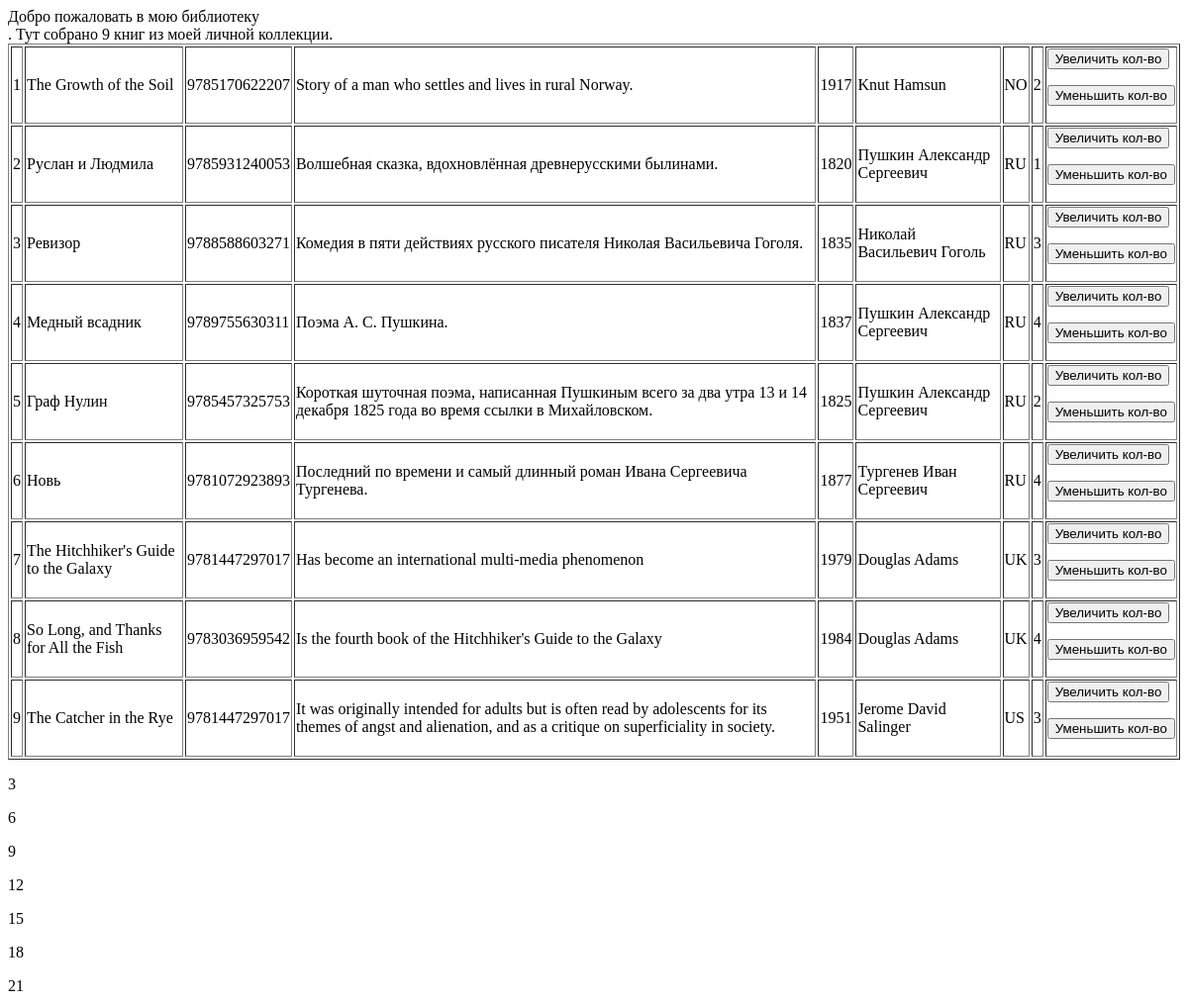
The app's page /index/ (upper part), older data.
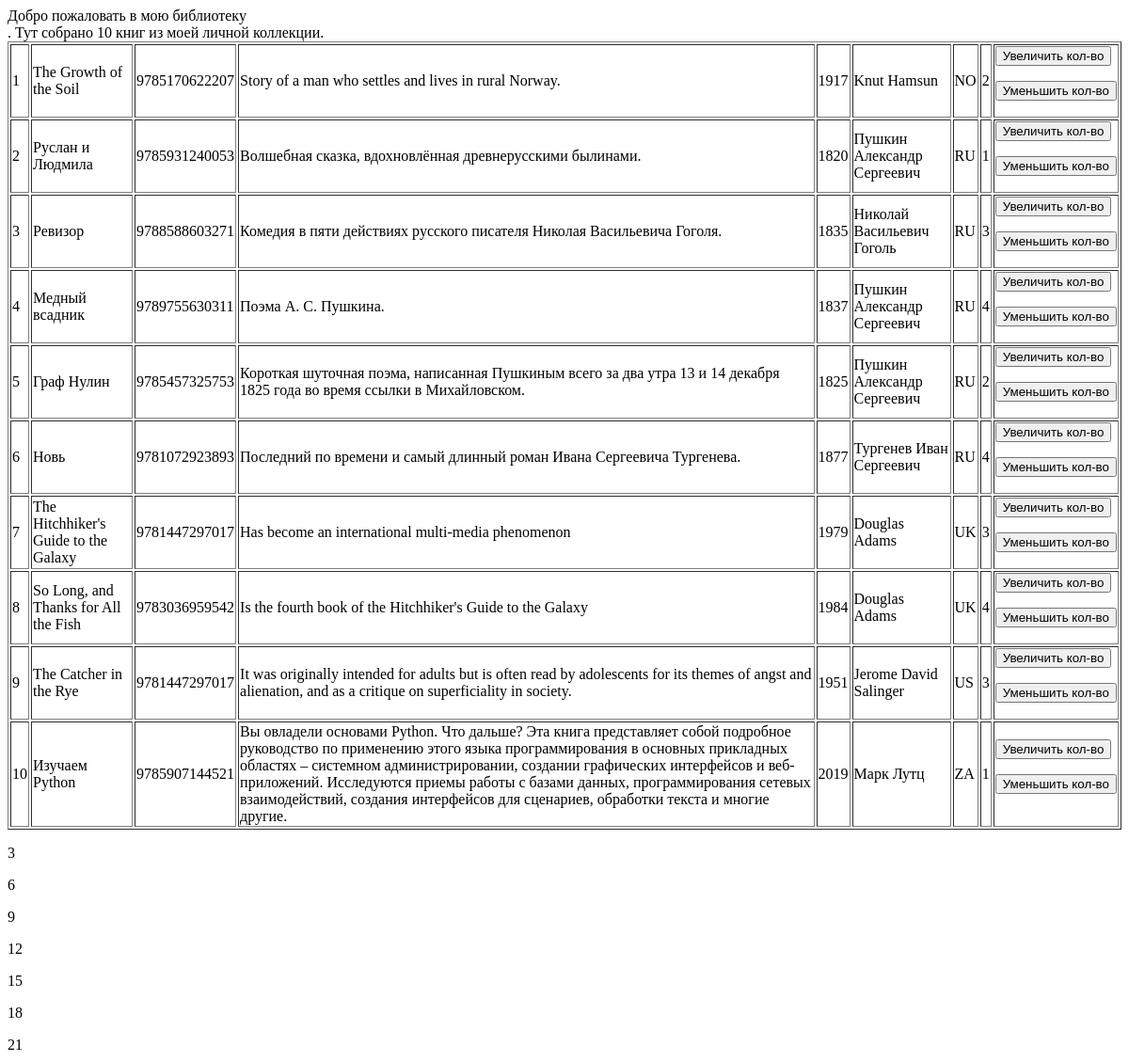
The same page, newer data.
### p_library/models.py (models this page shows, shortened)
class Book(models.Model):
    ISBN = models.CharField(max_length=13)
    title = models.TextField()
    description = models.TextField()
    year_release = models.SmallIntegerField()
    author = models.ForeignKey(Author, on_delete=models.CASCADE)
    copy_count = models.SmallIntegerField(null = True)
    price = models.DecimalField(max_digits=7, decimal_places=2)
    publishing_house = models.ForeignKey(PublishingHouse, on_delete=models.CASCADE, blank=True, null=True, related_name='books')

class Author(models.Model):
    full_name = models.TextField()
    birth_year = models.SmallIntegerField()
    country = models.CharField(max_length=2)

### p_library/views.py (the view)
# urls.py: path('index/', views.index),
def index(request):
    list_from_1_to_100 = list(range(1,100))
    template = loader.get_template('index.html')
    books = Book.objects.all()
    biblio_data = {
        "title": "мою библиотеку",
        "books": books,
        "digits": list_from_1_to_100
    }
    return HttpResponse(template.render(biblio_data, request))

### p_library/templates/index.html (shortened to what this page needs)
Добро пожаловать в {{ title }}  <br>.
Тут собрано {{ books|length }} книг из моей личной коллекции.
<table border="1">
    {% for book in books %}
    <tr>
        <td>{{ forloop.counter }}</td>
        <td>{{ book.title }}</td>
        <td>{{ book.ISBN }}</td>
        <td>{{ book.description }}</td>
        <td>{{ book.year_release }}</td>
        <td>{{ book.author.full_name }}</td>
        <td>{{ book.author.country }}</td>
        <td>{{ book.copy_count }}</td>
        <td>
            <form action="/index/book_increment/" method="post" enctype="multipart/form-data">
                <input type="submit" value="Увеличить кол-во" />
            </form>
            <form action="/index/book_decrement/" method="post" enctype="multipart/form-data">
                <input type="submit" value="Уменьшить кол-во" />
            </form>
        </td>
    </tr>
    {% endfor %}
</table>
{% for i in digits %}
    {% if i|divisibleby:"3" %}
        <p>{{ i }}</p>
    {% endif %}
{% endfor %}

Row changes from the older to the newer data that the page shows:
added Book: title "Изучаем Python", ISBN "9785907144521", description "Вы овладели основами Python. Что дальше? Эта книга представляет собой подробное руководство по применению этого языка программирования в основных прикладных областях – системном администрировании, создании графических интерфейсов и веб-приложений. Исследуются приемы работы с базами данных, программирования сетевых взаимодействий, создания интерфейсов для сценариев, обработки текста и многие другие.", year_release "2019", author.full_name "Марк Лутц", author.country "ZA", copy_count "1"
Text that changed along with them:
{{ books|length }}: "9" → "10"
